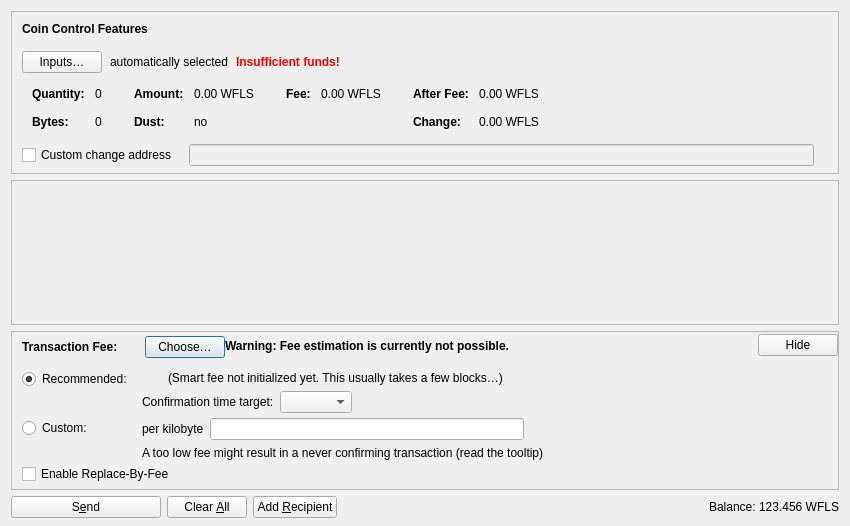
<?xml version="1.0" encoding="UTF-8"?>
<ui version="4.0">
 <class>SendCoinsDialog</class>
 <widget class="QDialog" name="SendCoinsDialog">
  <property name="geometry">
   <rect>
    <x>0</x>
    <y>0</y>
    <width>850</width>
    <height>526</height>
   </rect>
  </property>
  <property name="windowTitle">
   <string>Send Coins</string>
  </property>
  <layout class="QVBoxLayout" name="verticalLayout" stretch="0,1,0,0">
   <property name="bottomMargin">
    <number>8</number>
   </property>
   <item>
    <widget class="QFrame" name="frameCoinControl">
     <property name="sizePolicy">
      <sizepolicy hsizetype="Expanding" vsizetype="Expanding">
       <horstretch>0</horstretch>
       <verstretch>0</verstretch>
      </sizepolicy>
     </property>
     <property name="maximumSize">
      <size>
       <width>16777215</width>
       <height>16777215</height>
      </size>
     </property>
     <property name="frameShape">
      <enum>QFrame::StyledPanel</enum>
     </property>
     <property name="frameShadow">
      <enum>QFrame::Sunken</enum>
     </property>
     <layout class="QVBoxLayout" name="verticalLayoutCoinControl2">
      <property name="spacing">
       <number>0</number>
      </property>
      <property name="leftMargin">
       <number>0</number>
      </property>
      <property name="topMargin">
       <number>0</number>
      </property>
      <property name="rightMargin">
       <number>0</number>
      </property>
      <property name="bottomMargin">
       <number>6</number>
      </property>
      <item>
       <layout class="QVBoxLayout" name="verticalLayoutCoinControl" stretch="0,0,0,0,1">
        <property name="spacing">
         <number>0</number>
        </property>
        <property name="leftMargin">
         <number>10</number>
        </property>
        <property name="topMargin">
         <number>10</number>
        </property>
        <item>
         <layout class="QHBoxLayout" name="horizontalLayoutCoinControl1">
          <property name="bottomMargin">
           <number>15</number>
          </property>
          <item>
           <widget class="QLabel" name="labelCoinControlFeatures">
            <property name="sizePolicy">
             <sizepolicy hsizetype="Preferred" vsizetype="Maximum">
              <horstretch>0</horstretch>
              <verstretch>0</verstretch>
             </sizepolicy>
            </property>
            <property name="font">
             <font>
              <weight>75</weight>
              <bold>true</bold>
             </font>
            </property>
            <property name="styleSheet">
             <string notr="true">font-weight:bold;</string>
            </property>
            <property name="text">
             <string>Coin Control Features</string>
            </property>
           </widget>
          </item>
         </layout>
        </item>
        <item>
         <layout class="QHBoxLayout" name="horizontalLayoutCoinControl2" stretch="0,0,0,0">
          <property name="spacing">
           <number>8</number>
          </property>
          <property name="bottomMargin">
           <number>10</number>
          </property>
          <item>
           <widget class="QPushButton" name="pushButtonCoinControl">
            <property name="styleSheet">
             <string notr="true"/>
            </property>
            <property name="text">
             <string>Inputs…</string>
            </property>
            <property name="autoDefault">
             <bool>false</bool>
            </property>
           </widget>
          </item>
          <item>
           <widget class="QLabel" name="labelCoinControlAutomaticallySelected">
            <property name="text">
             <string>automatically selected</string>
            </property>
            <property name="margin">
             <number>5</number>
            </property>
           </widget>
          </item>
          <item>
           <widget class="QLabel" name="labelCoinControlInsuffFunds">
            <property name="font">
             <font>
              <weight>75</weight>
              <bold>true</bold>
             </font>
            </property>
            <property name="styleSheet">
             <string notr="true">color:red;font-weight:bold;</string>
            </property>
            <property name="text">
             <string>Insufficient funds!</string>
            </property>
            <property name="margin">
             <number>5</number>
            </property>
           </widget>
          </item>
          <item>
           <spacer name="horizontalSpacerCoinControl">
            <property name="orientation">
             <enum>Qt::Horizontal</enum>
            </property>
            <property name="sizeHint" stdset="0">
             <size>
              <width>40</width>
              <height>1</height>
             </size>
            </property>
           </spacer>
          </item>
         </layout>
        </item>
        <item>
         <widget class="QWidget" name="widgetCoinControl" native="true">
          <property name="sizePolicy">
           <sizepolicy hsizetype="Preferred" vsizetype="Preferred">
            <horstretch>0</horstretch>
            <verstretch>0</verstretch>
           </sizepolicy>
          </property>
          <property name="minimumSize">
           <size>
            <width>0</width>
            <height>0</height>
           </size>
          </property>
          <property name="styleSheet">
           <string notr="true"/>
          </property>
          <layout class="QHBoxLayout" name="horizontalLayoutCoinControl5">
           <property name="leftMargin">
            <number>0</number>
           </property>
           <property name="topMargin">
            <number>0</number>
           </property>
           <property name="rightMargin">
            <number>0</number>
           </property>
           <property name="bottomMargin">
            <number>0</number>
           </property>
           <item>
            <layout class="QHBoxLayout" name="horizontalLayoutCoinControl3" stretch="0,0,0,1">
             <property name="spacing">
              <number>20</number>
             </property>
             <property name="topMargin">
              <number>0</number>
             </property>
             <property name="bottomMargin">
              <number>10</number>
             </property>
             <item>
              <layout class="QFormLayout" name="formLayoutCoinControl1">
               <property name="horizontalSpacing">
                <number>10</number>
               </property>
               <property name="verticalSpacing">
                <number>14</number>
               </property>
               <property name="leftMargin">
                <number>10</number>
               </property>
               <property name="topMargin">
                <number>4</number>
               </property>
               <property name="rightMargin">
                <number>6</number>
               </property>
               <item row="0" column="0">
                <widget class="QLabel" name="labelCoinControlQuantityText">
                 <property name="font">
                  <font>
                   <weight>75</weight>
                   <bold>true</bold>
                  </font>
                 </property>
                 <property name="text">
                  <string>Quantity:</string>
                 </property>
                 <property name="margin">
                  <number>0</number>
                 </property>
                </widget>
               </item>
               <item row="0" column="1">
                <widget class="QLabel" name="labelCoinControlQuantity">
                 <property name="cursor">
                  <cursorShape>IBeamCursor</cursorShape>
                 </property>
                 <property name="contextMenuPolicy">
                  <enum>Qt::ActionsContextMenu</enum>
                 </property>
                 <property name="text">
                  <string notr="true">0</string>
                 </property>
                 <property name="margin">
                  <number>0</number>
                 </property>
                 <property name="textInteractionFlags">
                  <set>Qt::LinksAccessibleByMouse|Qt::TextSelectableByKeyboard|Qt::TextSelectableByMouse</set>
                 </property>
                </widget>
               </item>
               <item row="1" column="0">
                <widget class="QLabel" name="labelCoinControlBytesText">
                 <property name="font">
                  <font>
                   <weight>75</weight>
                   <bold>true</bold>
                  </font>
                 </property>
                 <property name="text">
                  <string>Bytes:</string>
                 </property>
                </widget>
               </item>
               <item row="1" column="1">
                <widget class="QLabel" name="labelCoinControlBytes">
                 <property name="cursor">
                  <cursorShape>IBeamCursor</cursorShape>
                 </property>
                 <property name="contextMenuPolicy">
                  <enum>Qt::ActionsContextMenu</enum>
                 </property>
                 <property name="text">
                  <string notr="true">0</string>
                 </property>
                 <property name="textInteractionFlags">
                  <set>Qt::LinksAccessibleByMouse|Qt::TextSelectableByKeyboard|Qt::TextSelectableByMouse</set>
                 </property>
                </widget>
               </item>
              </layout>
             </item>
             <item>
              <layout class="QFormLayout" name="formLayoutCoinControl2">
               <property name="horizontalSpacing">
                <number>10</number>
               </property>
               <property name="verticalSpacing">
                <number>14</number>
               </property>
               <property name="leftMargin">
                <number>6</number>
               </property>
               <property name="topMargin">
                <number>4</number>
               </property>
               <property name="rightMargin">
                <number>6</number>
               </property>
               <item row="0" column="0">
                <widget class="QLabel" name="labelCoinControlAmountText">
                 <property name="font">
                  <font>
                   <weight>75</weight>
                   <bold>true</bold>
                  </font>
                 </property>
                 <property name="text">
                  <string>Amount:</string>
                 </property>
                 <property name="margin">
                  <number>0</number>
                 </property>
                </widget>
               </item>
               <item row="0" column="1">
                <widget class="QLabel" name="labelCoinControlAmount">
                 <property name="cursor">
                  <cursorShape>IBeamCursor</cursorShape>
                 </property>
                 <property name="contextMenuPolicy">
                  <enum>Qt::ActionsContextMenu</enum>
                 </property>
                 <property name="text">
                  <string notr="true">0.00 WFLS</string>
                 </property>
                 <property name="textInteractionFlags">
                  <set>Qt::LinksAccessibleByMouse|Qt::TextSelectableByKeyboard|Qt::TextSelectableByMouse</set>
                 </property>
                </widget>
               </item>
               <item row="1" column="0">
                <widget class="QLabel" name="labelCoinControlLowOutputText">
                 <property name="font">
                  <font>
                   <weight>75</weight>
                   <bold>true</bold>
                  </font>
                 </property>
                 <property name="text">
                  <string>Dust:</string>
                 </property>
                </widget>
               </item>
               <item row="1" column="1">
                <widget class="QLabel" name="labelCoinControlLowOutput">
                 <property name="cursor">
                  <cursorShape>IBeamCursor</cursorShape>
                 </property>
                 <property name="contextMenuPolicy">
                  <enum>Qt::ActionsContextMenu</enum>
                 </property>
                 <property name="text">
                  <string notr="true">no</string>
                 </property>
                 <property name="textInteractionFlags">
                  <set>Qt::LinksAccessibleByMouse|Qt::TextSelectableByKeyboard|Qt::TextSelectableByMouse</set>
                 </property>
                </widget>
               </item>
              </layout>
             </item>
             <item>
              <layout class="QFormLayout" name="formLayoutCoinControl3">
               <property name="horizontalSpacing">
                <number>10</number>
               </property>
               <property name="verticalSpacing">
                <number>14</number>
               </property>
               <property name="leftMargin">
                <number>6</number>
               </property>
               <property name="topMargin">
                <number>4</number>
               </property>
               <property name="rightMargin">
                <number>6</number>
               </property>
               <item row="0" column="0">
                <widget class="QLabel" name="labelCoinControlFeeText">
                 <property name="font">
                  <font>
                   <weight>75</weight>
                   <bold>true</bold>
                  </font>
                 </property>
                 <property name="text">
                  <string>Fee:</string>
                 </property>
                 <property name="margin">
                  <number>0</number>
                 </property>
                </widget>
               </item>
               <item row="0" column="1">
                <widget class="QLabel" name="labelCoinControlFee">
                 <property name="cursor">
                  <cursorShape>IBeamCursor</cursorShape>
                 </property>
                 <property name="contextMenuPolicy">
                  <enum>Qt::ActionsContextMenu</enum>
                 </property>
                 <property name="text">
                  <string notr="true">0.00 WFLS</string>
                 </property>
                 <property name="textInteractionFlags">
                  <set>Qt::LinksAccessibleByMouse|Qt::TextSelectableByKeyboard|Qt::TextSelectableByMouse</set>
                 </property>
                </widget>
               </item>
              </layout>
             </item>
             <item>
              <layout class="QFormLayout" name="formLayoutCoinControl4">
               <property name="horizontalSpacing">
                <number>10</number>
               </property>
               <property name="verticalSpacing">
                <number>14</number>
               </property>
               <property name="leftMargin">
                <number>6</number>
               </property>
               <property name="topMargin">
                <number>4</number>
               </property>
               <property name="rightMargin">
                <number>6</number>
               </property>
               <item row="0" column="0">
                <widget class="QLabel" name="labelCoinControlAfterFeeText">
                 <property name="font">
                  <font>
                   <weight>75</weight>
                   <bold>true</bold>
                  </font>
                 </property>
                 <property name="text">
                  <string>After Fee:</string>
                 </property>
                 <property name="margin">
                  <number>0</number>
                 </property>
                </widget>
               </item>
               <item row="0" column="1">
                <widget class="QLabel" name="labelCoinControlAfterFee">
                 <property name="cursor">
                  <cursorShape>IBeamCursor</cursorShape>
                 </property>
                 <property name="contextMenuPolicy">
                  <enum>Qt::ActionsContextMenu</enum>
                 </property>
                 <property name="text">
                  <string notr="true">0.00 WFLS</string>
                 </property>
                 <property name="textInteractionFlags">
                  <set>Qt::LinksAccessibleByMouse|Qt::TextSelectableByKeyboard|Qt::TextSelectableByMouse</set>
                 </property>
                </widget>
               </item>
               <item row="1" column="0">
                <widget class="QLabel" name="labelCoinControlChangeText">
                 <property name="font">
                  <font>
                   <weight>75</weight>
                   <bold>true</bold>
                  </font>
                 </property>
                 <property name="text">
                  <string>Change:</string>
                 </property>
                </widget>
               </item>
               <item row="1" column="1">
                <widget class="QLabel" name="labelCoinControlChange">
                 <property name="cursor">
                  <cursorShape>IBeamCursor</cursorShape>
                 </property>
                 <property name="contextMenuPolicy">
                  <enum>Qt::ActionsContextMenu</enum>
                 </property>
                 <property name="text">
                  <string notr="true">0.00 WFLS</string>
                 </property>
                 <property name="textInteractionFlags">
                  <set>Qt::LinksAccessibleByMouse|Qt::TextSelectableByKeyboard|Qt::TextSelectableByMouse</set>
                 </property>
                </widget>
               </item>
              </layout>
             </item>
            </layout>
           </item>
          </layout>
         </widget>
        </item>
        <item>
         <layout class="QHBoxLayout" name="horizontalLayoutCoinControl4" stretch="0,0,0">
          <property name="spacing">
           <number>12</number>
          </property>
          <property name="sizeConstraint">
           <enum>QLayout::SetDefaultConstraint</enum>
          </property>
          <property name="topMargin">
           <number>5</number>
          </property>
          <property name="rightMargin">
           <number>5</number>
          </property>
          <item>
           <widget class="QCheckBox" name="checkBoxCoinControlChange">
            <property name="toolTip">
             <string>If this is activated, but the change address is empty or invalid, change will be sent to a newly generated address.</string>
            </property>
            <property name="text">
             <string>Custom change address</string>
            </property>
           </widget>
          </item>
          <item>
           <widget class="QValidatedLineEdit" name="lineEditCoinControlChange">
            <property name="enabled">
             <bool>false</bool>
            </property>
            <property name="sizePolicy">
             <sizepolicy hsizetype="Expanding" vsizetype="Fixed">
              <horstretch>0</horstretch>
              <verstretch>0</verstretch>
             </sizepolicy>
            </property>
           </widget>
          </item>
          <item>
           <widget class="QLabel" name="labelCoinControlChangeLabel">
            <property name="sizePolicy">
             <sizepolicy hsizetype="Preferred" vsizetype="Expanding">
              <horstretch>0</horstretch>
              <verstretch>0</verstretch>
             </sizepolicy>
            </property>
            <property name="minimumSize">
             <size>
              <width>0</width>
              <height>0</height>
             </size>
            </property>
            <property name="text">
             <string/>
            </property>
            <property name="margin">
             <number>3</number>
            </property>
           </widget>
          </item>
         </layout>
        </item>
        <item>
         <spacer name="verticalSpacerCoinControl">
          <property name="orientation">
           <enum>Qt::Vertical</enum>
          </property>
          <property name="sizeHint" stdset="0">
           <size>
            <width>800</width>
            <height>1</height>
           </size>
          </property>
         </spacer>
        </item>
       </layout>
      </item>
     </layout>
    </widget>
   </item>
   <item>
    <widget class="QScrollArea" name="scrollArea">
     <property name="widgetResizable">
      <bool>true</bool>
     </property>
     <widget class="QWidget" name="scrollAreaWidgetContents">
      <property name="geometry">
       <rect>
        <x>0</x>
        <y>0</y>
        <width>830</width>
        <height>104</height>
       </rect>
      </property>
      <layout class="QVBoxLayout" name="verticalLayout_2" stretch="0,1">
       <property name="leftMargin">
        <number>0</number>
       </property>
       <property name="topMargin">
        <number>0</number>
       </property>
       <property name="rightMargin">
        <number>0</number>
       </property>
       <property name="bottomMargin">
        <number>0</number>
       </property>
       <item>
        <layout class="QVBoxLayout" name="entries">
         <property name="spacing">
          <number>6</number>
         </property>
        </layout>
       </item>
       <item>
        <spacer name="verticalSpacer">
         <property name="orientation">
          <enum>Qt::Vertical</enum>
         </property>
         <property name="sizeHint" stdset="0">
          <size>
           <width>20</width>
           <height>40</height>
          </size>
         </property>
        </spacer>
       </item>
      </layout>
     </widget>
    </widget>
   </item>
   <item>
    <widget class="QFrame" name="frameFee">
     <property name="sizePolicy">
      <sizepolicy hsizetype="Expanding" vsizetype="Expanding">
       <horstretch>0</horstretch>
       <verstretch>0</verstretch>
      </sizepolicy>
     </property>
     <property name="maximumSize">
      <size>
       <width>16777215</width>
       <height>16777215</height>
      </size>
     </property>
     <property name="frameShape">
      <enum>QFrame::StyledPanel</enum>
     </property>
     <property name="frameShadow">
      <enum>QFrame::Sunken</enum>
     </property>
     <layout class="QVBoxLayout" name="verticalLayoutFee1">
      <property name="spacing">
       <number>0</number>
      </property>
      <property name="leftMargin">
       <number>0</number>
      </property>
      <property name="topMargin">
       <number>0</number>
      </property>
      <property name="rightMargin">
       <number>0</number>
      </property>
      <property name="bottomMargin">
       <number>0</number>
      </property>
      <item>
       <layout class="QVBoxLayout" name="verticalLayoutFee2" stretch="0,0,0">
        <property name="spacing">
         <number>0</number>
        </property>
        <property name="leftMargin">
         <number>10</number>
        </property>
        <property name="topMargin">
         <number>0</number>
        </property>
        <item>
         <layout class="QHBoxLayout" name="horizontalLayoutFee1">
          <property name="bottomMargin">
           <number>0</number>
          </property>
          <item>
           <layout class="QVBoxLayout" name="verticalLayoutFee7">
            <property name="spacing">
             <number>0</number>
            </property>
            <item>
             <spacer name="verticalSpacerSmartFee">
              <property name="orientation">
               <enum>Qt::Vertical</enum>
              </property>
              <property name="sizeType">
               <enum>QSizePolicy::Fixed</enum>
              </property>
              <property name="sizeHint" stdset="0">
               <size>
                <width>1</width>
                <height>4</height>
               </size>
              </property>
             </spacer>
            </item>
            <item>
             <layout class="QHBoxLayout" name="horizontalLayoutSmartFee">
              <property name="spacing">
               <number>10</number>
              </property>
              <item>
               <widget class="QLabel" name="labelFeeHeadline">
                <property name="sizePolicy">
                 <sizepolicy hsizetype="Preferred" vsizetype="Maximum">
                  <horstretch>0</horstretch>
                  <verstretch>0</verstretch>
                 </sizepolicy>
                </property>
                <property name="font">
                 <font>
                  <weight>75</weight>
                  <bold>true</bold>
                 </font>
                </property>
                <property name="styleSheet">
                 <string notr="true">font-weight:bold;</string>
                </property>
                <property name="text">
                 <string>Transaction Fee:</string>
                </property>
               </widget>
              </item>
              <item>
               <widget class="QLabel" name="labelFeeMinimized">
                <property name="text">
                 <string/>
                </property>
               </widget>
              </item>
              <item>
               <widget class="QPushButton" name="buttonChooseFee">
                <property name="text">
                 <string>Choose…</string>
                </property>
               </widget>
              </item>
             </layout>
            </item>
            <item>
             <spacer name="verticalSpacer_5">
              <property name="orientation">
               <enum>Qt::Vertical</enum>
              </property>
              <property name="sizeHint" stdset="0">
               <size>
                <width>1</width>
                <height>1</height>
               </size>
              </property>
             </spacer>
            </item>
           </layout>
          </item>
          <item>
           <widget class="QLabel" name="fallbackFeeWarningLabel">
            <property name="toolTip">
             <string>Using the fallbackfee can result in sending a transaction that will take several hours or days (or never) to confirm. Consider choosing your fee manually or wait until you have validated the complete chain.</string>
            </property>
            <property name="font">
            <font>
                <weight>75</weight>
                <bold>true</bold>
            </font>
            </property>
            <property name="text">
             <string>Warning: Fee estimation is currently not possible.</string>
            </property>
            <property name="wordWrap">
             <bool>false</bool>
            </property>
           </widget>
          </item>
          <item>
           <spacer name="horizontalSpacer_4">
            <property name="orientation">
             <enum>Qt::Horizontal</enum>
            </property>
            <property name="sizeType">
             <enum>QSizePolicy::MinimumExpanding</enum>
            </property>
            <property name="sizeHint" stdset="0">
             <size>
              <width>40</width>
              <height>20</height>
             </size>
            </property>
           </spacer>
          </item>
          <item>
           <widget class="QPushButton" name="buttonMinimizeFee">
            <property name="toolTip">
             <string>Hide transaction fee settings</string>
            </property>
            <property name="text">
             <string>Hide</string>
            </property>
           </widget>
          </item>
         </layout>
        </item>
        <item>
         <widget class="QFrame" name="frameFeeSelection">
          <layout class="QVBoxLayout" name="verticalLayoutFee12">
           <property name="spacing">
            <number>0</number>
           </property>
           <property name="leftMargin">
            <number>0</number>
           </property>
           <property name="topMargin">
            <number>0</number>
           </property>
           <property name="rightMargin">
            <number>0</number>
           </property>
           <property name="bottomMargin">
            <number>0</number>
           </property>
           <item>
            <layout class="QGridLayout" name="gridLayoutFee">
             <property name="topMargin">
              <number>10</number>
             </property>
             <property name="bottomMargin">
              <number>4</number>
             </property>
             <property name="horizontalSpacing">
              <number>10</number>
             </property>
             <property name="verticalSpacing">
              <number>4</number>
             </property>
             <item row="1" column="1">
              <layout class="QVBoxLayout" name="verticalLayoutFee8">
               <property name="spacing">
                <number>6</number>
               </property>
               <item>
                <layout class="QHBoxLayout" name="horizontalLayoutFee13">
                 <item>
                  <widget class="QLabel" name="labelCustomPerKilobyte">
                   <property name="toolTip">
                    <string>Specify a custom fee per kB (1,000 bytes) of the transaction's virtual size.

Note:  Since the fee is calculated on a per-byte basis, a fee rate of "100 satoshis per kvB" for a transaction size of 500 virtual bytes (half of 1 kvB) would ultimately yield a fee of only 50 satoshis.</string>
                   </property>
                   <property name="text">
                    <string>per kilobyte</string>
                   </property>
                  </widget>
                 </item>
                 <item>
                  <widget class="WflscoinAmountField" name="customFee"/>
                 </item>
                 <item>
                  <spacer name="horizontalSpacer_6">
                   <property name="orientation">
                    <enum>Qt::Horizontal</enum>
                   </property>
                   <property name="sizeHint" stdset="0">
                    <size>
                     <width>1</width>
                     <height>1</height>
                    </size>
                   </property>
                  </spacer>
                 </item>
                </layout>
               </item>
               <item>
                <layout class="QHBoxLayout" name="horizontalLayoutFee8">
                 <item>
                  <widget class="QLabel" name="labelCustomFeeWarning">
                   <property name="enabled">
                    <bool>true</bool>
                   </property>
                   <property name="toolTip">
                    <string>When there is less transaction volume than space in the blocks, miners as well as relaying nodes may enforce a minimum fee. Paying only this minimum fee is just fine, but be aware that this can result in a never confirming transaction once there is more demand for wflscoin transactions than the network can process.</string>
                   </property>
                   <property name="text">
                    <string>A too low fee might result in a never confirming transaction (read the tooltip)</string>
                   </property>
                  </widget>
                 </item>
                 <item>
                  <spacer name="horizontalSpacer_2">
                   <property name="orientation">
                    <enum>Qt::Horizontal</enum>
                   </property>
                   <property name="sizeHint" stdset="0">
                    <size>
                     <width>1</width>
                     <height>1</height>
                    </size>
                   </property>
                  </spacer>
                 </item>
                </layout>
               </item>
              </layout>
             </item>
             <item row="0" column="0">
              <layout class="QVBoxLayout" name="verticalLayoutFee4" stretch="0,1">
               <item>
                <widget class="QRadioButton" name="radioSmartFee">
                 <property name="text">
                  <string>Recommended:</string>
                 </property>
                 <property name="checked">
                  <bool>true</bool>
                 </property>
                 <attribute name="buttonGroup">
                  <string notr="true">groupFee</string>
                 </attribute>
                </widget>
               </item>
               <item>
                <spacer name="verticalSpacer_2">
                 <property name="orientation">
                  <enum>Qt::Vertical</enum>
                 </property>
                 <property name="sizeHint" stdset="0">
                  <size>
                   <width>1</width>
                   <height>1</height>
                  </size>
                 </property>
                </spacer>
               </item>
              </layout>
             </item>
             <item row="1" column="0">
              <layout class="QVBoxLayout" name="verticalLayoutFee9" stretch="0,1">
               <item>
                <widget class="QRadioButton" name="radioCustomFee">
                 <property name="text">
                  <string>Custom:</string>
                 </property>
                 <attribute name="buttonGroup">
                  <string notr="true">groupFee</string>
                 </attribute>
                </widget>
               </item>
               <item>
                <spacer name="verticalSpacer_6">
                 <property name="orientation">
                  <enum>Qt::Vertical</enum>
                 </property>
                 <property name="sizeHint" stdset="0">
                  <size>
                   <width>1</width>
                   <height>1</height>
                  </size>
                 </property>
                </spacer>
               </item>
              </layout>
             </item>
             <item row="0" column="1">
              <layout class="QVBoxLayout" name="verticalLayoutFee3" stretch="0,0,1">
               <property name="spacing">
                <number>6</number>
               </property>
               <property name="topMargin">
                <number>2</number>
               </property>
               <item>
                <layout class="QHBoxLayout" name="horizontalLayoutFee12">
                 <item>
                  <widget class="QLabel" name="labelSmartFee">
                   <property name="text">
                    <string/>
                   </property>
                  </widget>
                 </item>
                 <item>
                  <widget class="QLabel" name="labelFeeEstimation">
                   <property name="text">
                    <string/>
                   </property>
                  </widget>
                 </item>
                 <item>
                  <widget class="QLabel" name="labelSmartFee2">
                   <property name="text">
                    <string>(Smart fee not initialized yet. This usually takes a few blocks…)</string>
                   </property>
                  </widget>
                 </item>
                 <item>
                  <spacer name="horizontalSpacer_5">
                   <property name="orientation">
                    <enum>Qt::Horizontal</enum>
                   </property>
                   <property name="sizeHint" stdset="0">
                    <size>
                     <width>1</width>
                     <height>1</height>
                    </size>
                   </property>
                  </spacer>
                 </item>
                </layout>
               </item>
               <item>
                <layout class="QHBoxLayout" name="horizontalLayoutFee9">
                 <item>
                  <layout class="QVBoxLayout" name="verticalLayoutFee6">
                   <item>
                    <widget class="QLabel" name="labelSmartFee3">
                     <property name="text">
                      <string>Confirmation time target:</string>
                     </property>
                    </widget>
                   </item>
                  </layout>
                 </item>
                 <item>
                  <layout class="QVBoxLayout" name="verticalLayoutFee5">
                   <property name="rightMargin">
                    <number>30</number>
                   </property>
                   <item>
                    <layout class="QHBoxLayout" name="horizontalLayoutConfTarget">
                     <property name="bottomMargin">
                      <number>0</number>
                     </property>
                     <item>
                      <widget class="QComboBox" name="confTargetSelector"/>
                     </item>
                     <item>
                      <spacer name="horizontalSpacerConfTarget">
                       <property name="orientation">
                        <enum>Qt::Horizontal</enum>
                       </property>
                       <property name="sizeHint" stdset="0">
                        <size>
                         <width>40</width>
                         <height>20</height>
                        </size>
                       </property>
                      </spacer>
                     </item>
                    </layout>
                   </item>
                  </layout>
                 </item>
                </layout>
               </item>
               <item>
                <spacer name="verticalSpacer_4">
                 <property name="orientation">
                  <enum>Qt::Vertical</enum>
                 </property>
                 <property name="sizeHint" stdset="0">
                  <size>
                   <width>1</width>
                   <height>1</height>
                  </size>
                 </property>
                </spacer>
               </item>
              </layout>
             </item>
            </layout>
           </item>
           <item>
            <widget class="QCheckBox" name="optInRBF">
             <property name="text">
              <string>Enable Replace-By-Fee</string>
             </property>
             <property name="toolTip">
              <string>With Replace-By-Fee (BIP-125) you can increase a transaction's fee after it is sent. Without this, a higher fee may be recommended to compensate for increased transaction delay risk.</string>
             </property>
            </widget>
           </item>
          </layout>
         </widget>
        </item>
        <item>
         <spacer name="verticalSpacerFee">
          <property name="orientation">
           <enum>Qt::Vertical</enum>
          </property>
          <property name="sizeHint" stdset="0">
           <size>
            <width>40</width>
            <height>5</height>
           </size>
          </property>
         </spacer>
        </item>
       </layout>
      </item>
     </layout>
    </widget>
   </item>
   <item>
    <layout class="QHBoxLayout" name="horizontalLayout">
     <item>
      <widget class="QPushButton" name="sendButton">
       <property name="minimumSize">
        <size>
         <width>150</width>
         <height>0</height>
        </size>
       </property>
       <property name="toolTip">
        <string>Confirm the send action</string>
       </property>
       <property name="text">
        <string>S&amp;end</string>
       </property>
       <property name="icon">
        <iconset resource="../wflscoin.qrc">
         <normaloff>:/icons/send</normaloff>:/icons/send</iconset>
       </property>
       <property name="autoDefault">
        <bool>false</bool>
       </property>
       <property name="default">
        <bool>false</bool>
       </property>
      </widget>
     </item>
     <item>
      <widget class="QPushButton" name="clearButton">
       <property name="sizePolicy">
        <sizepolicy hsizetype="Minimum" vsizetype="Fixed">
         <horstretch>0</horstretch>
         <verstretch>0</verstretch>
        </sizepolicy>
       </property>
       <property name="toolTip">
        <string>Clear all fields of the form.</string>
       </property>
       <property name="text">
        <string>Clear &amp;All</string>
       </property>
       <property name="icon">
        <iconset resource="../wflscoin.qrc">
         <normaloff>:/icons/remove</normaloff>:/icons/remove</iconset>
       </property>
       <property name="autoDefault">
        <bool>false</bool>
       </property>
      </widget>
     </item>
     <item>
      <widget class="QPushButton" name="addButton">
       <property name="toolTip">
        <string>Send to multiple recipients at once</string>
       </property>
       <property name="text">
        <string>Add &amp;Recipient</string>
       </property>
       <property name="icon">
        <iconset resource="../wflscoin.qrc">
         <normaloff>:/icons/add</normaloff>:/icons/add</iconset>
       </property>
       <property name="autoDefault">
        <bool>false</bool>
       </property>
      </widget>
     </item>
     <item>
      <spacer name="horizontalSpacer">
       <property name="orientation">
        <enum>Qt::Horizontal</enum>
       </property>
       <property name="sizeHint" stdset="0">
        <size>
         <width>40</width>
         <height>20</height>
        </size>
       </property>
      </spacer>
     </item>
     <item>
      <layout class="QHBoxLayout" name="horizontalLayout_2">
       <property name="spacing">
        <number>3</number>
       </property>
       <item>
        <widget class="QLabel" name="labelBalanceName">
         <property name="sizePolicy">
          <sizepolicy hsizetype="Preferred" vsizetype="Fixed">
           <horstretch>0</horstretch>
           <verstretch>0</verstretch>
          </sizepolicy>
         </property>
         <property name="text">
          <string>Balance:</string>
         </property>
        </widget>
       </item>
       <item>
        <widget class="QLabel" name="labelBalance">
         <property name="sizePolicy">
          <sizepolicy hsizetype="Preferred" vsizetype="Fixed">
           <horstretch>0</horstretch>
           <verstretch>0</verstretch>
          </sizepolicy>
         </property>
         <property name="cursor">
          <cursorShape>IBeamCursor</cursorShape>
         </property>
         <property name="text">
          <string notr="true">123.456 WFLS</string>
         </property>
         <property name="textInteractionFlags">
          <set>Qt::LinksAccessibleByMouse|Qt::TextSelectableByKeyboard|Qt::TextSelectableByMouse</set>
         </property>
        </widget>
       </item>
      </layout>
     </item>
    </layout>
   </item>
  </layout>
 </widget>
 <customwidgets>
  <customwidget>
   <class>QValidatedLineEdit</class>
   <extends>QLineEdit</extends>
   <header>qt/qvalidatedlineedit.h</header>
  </customwidget>
  <customwidget>
   <class>WflscoinAmountField</class>
   <extends>QLineEdit</extends>
   <header>qt/wflscoinamountfield.h</header>
   <container>1</container>
  </customwidget>
 </customwidgets>
 <resources>
  <include location="../wflscoin.qrc"/>
 </resources>
 <connections/>
 <buttongroups>
  <buttongroup name="groupFee"/>
 </buttongroups>
</ui>
